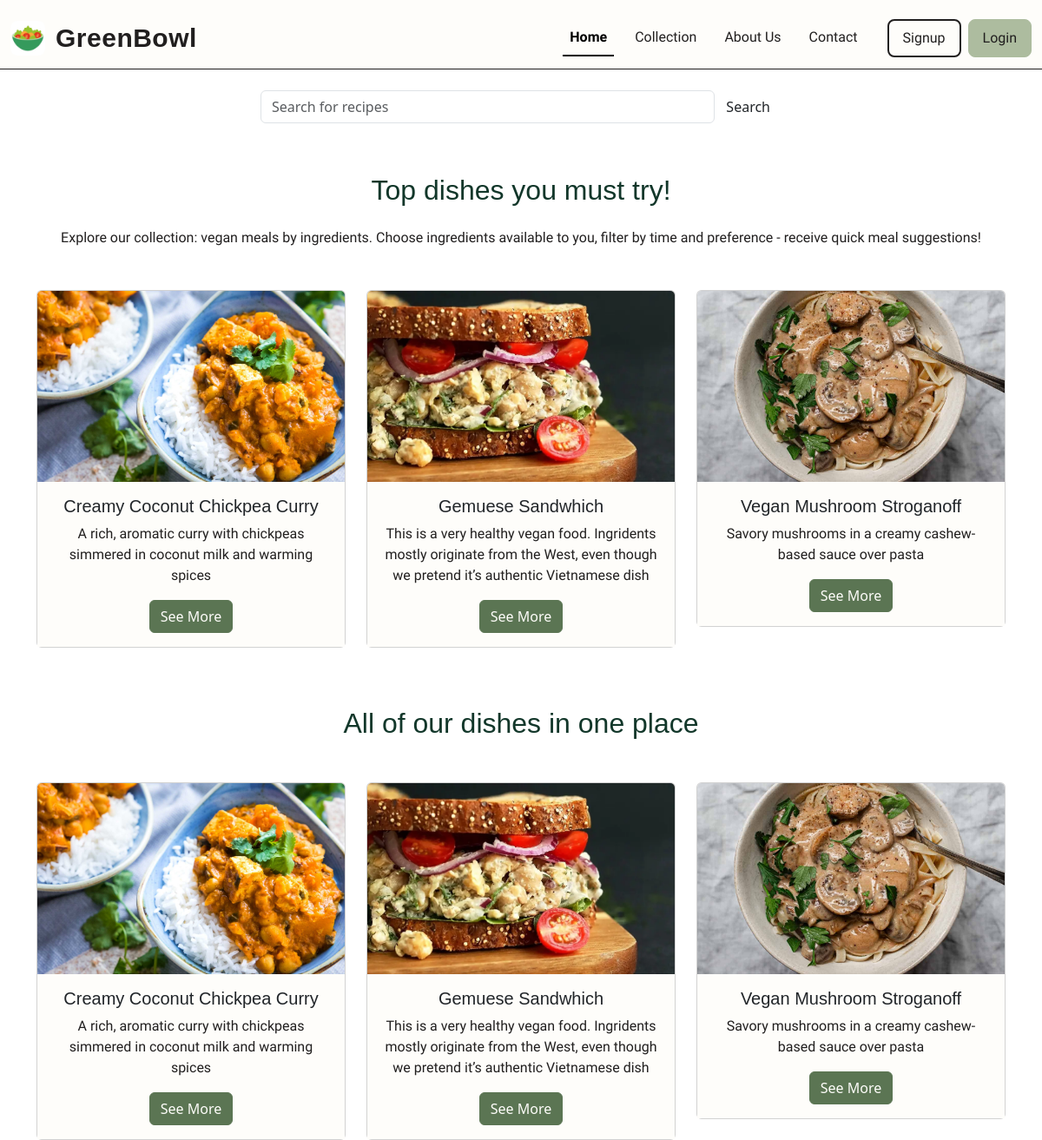
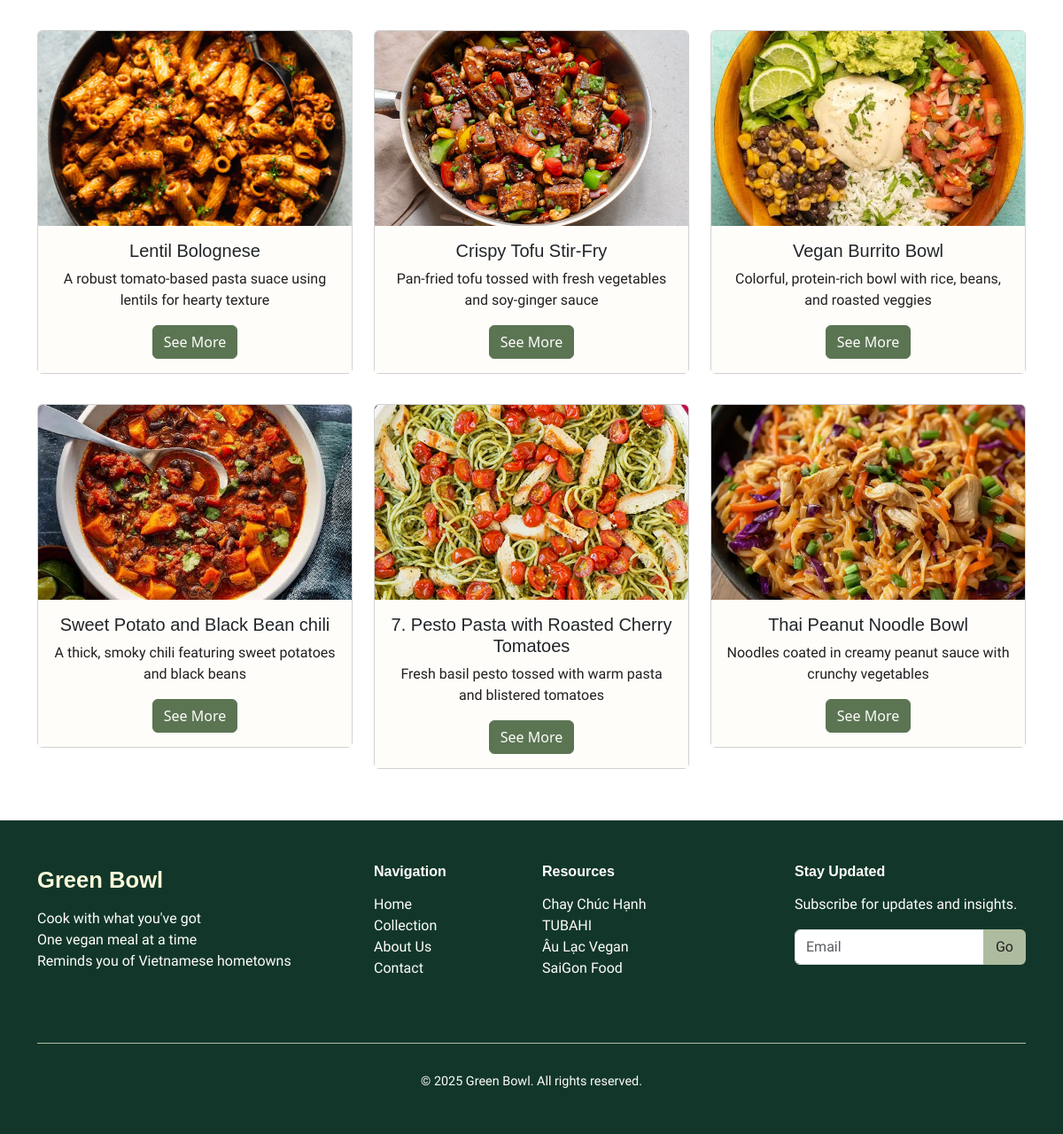
Page /collection on the committed database (2 pictures, top to bottom).
### recipe/models.py (models this page shows)
class Recipe(models.Model):
    name = models.CharField()
    picture = models.ImageField(upload_to="products/")
    ingridents = models.ManyToManyField(Ingridient, related_name="food")
    description = models.CharField(default = "")
    instruction = models.TextField(default = "")

### recipe/views.py (the view)
# urls.py: path("collection", views.collection, name="collection"),
def collection(request):
    if request.method == "POST":
        search = request.POST.get('search')
        try:
            rec = Recipe.objects.get(name=search)
            return HttpResponseRedirect(reverse("recipe", args=[rec.id]))
        except Recipe.DoesNotExist:
            recom_list = []
            for reci in Recipe.objects.all():
                if search.lower() in reci.name.lower(): recom_list.append(reci)
            return render(request, "recipe/collection.html", {"recoms":recom_list, "search":search})
    else:
        lines = [[]]
        cnt = 0;
        for recipe in Recipe.objects.all():
            if cnt == len(lines):        # create a new sublist when needed
                lines.append([])
            if len(lines[cnt]) < 3:
                lines[cnt].append(recipe)
            else:
                cnt += 1
                lines.append([recipe])
        top = []
        count = 0
        for recipe in Recipe.objects.all():
            top.append(recipe)
            count+=1
            if(count >= 3): break
        return render(request, "recipe/collection.html", {
            "lines": lines,
            "top":top
        })

### recipe/templates/recipe/collection.html (shortened to what this page needs)
{% extends 'recipe/layout.html' %}
{% block body %}
<body>
        <section class="container my-4">
            <form class="search-bar d-flex" action="{% url 'collection'%}" method="POST">
                <input class="form-control search-input" type="search" placeholder="Search for recipes" aria-label="Search" name="search">
                <button class="btn search-btn" type="submit">Search</button>
            </form>
        </section>
{% if recoms %}
    <section class="container top-dishes my-5">
            <h2 class="section-title text-center mb-4">Top results for: "{{search}}"</h2>
            <p class="text-center mb-4">Explore our collection: vegan meals by ingredients. Choose ingredients available to you, filter by time and preference - receive quick meal suggestions!</p>
            <div class="row g-4 text-center">
                {% for recipe in recoms %}
                <div class="col-12 col-md-4">
                    <div class="card">
                        <img src="{{recipe.picture.url}}" class="card-img-top" alt="yummy vegan food">
                        <div class="card-body">
                            <h5 class="card-title">{{recipe.name}}</h5>
                            <p class="card-text">{{recipe.description}}</p>
                            <a href="{% url 'recipe' recipe.id %}" class="btn btn-primary">See More</a>
                        </div>
                    </div>
                </div>
                {% endfor %}
            </div>
        </section>
{% else %}
        <section class="container top-dishes my-5">
            <h2 class="section-title text-center mb-4">Top dishes you must try!</h2>
            <p class="text-center mb-4">Explore our collection: vegan meals by ingredients. Choose ingredients available to you, filter by time and preference - receive quick meal suggestions!</p>
            <div class="row g-4 text-center">
                {% for recipe in top %}
                <div class="col-12 col-md-4">
                    <div class="card">
                        <img src="{{recipe.picture.url}}" class="card-img-top" alt="yummy vegan food">
                        <div class="card-body">
                            <h5 class="card-title">{{recipe.name}}</h5>
                            <p class="card-text">{{recipe.description}}</p>
                            <a href="{% url 'recipe' recipe.id %}" class="btn btn-primary">See More</a>
                        </div>
                    </div>
                </div>
                {% endfor %}
            </div>
        </section>
        <section class="container rcm-dishes my-5">
            <h2 class="section-title text-center mb-4">All of our dishes in one place</h2>
            {% for line in lines %}
            <div class="row g-4 text-center">
                {% for recipe in line %}
                <div class="col-12 col-md-4">
                    <div class="card">
                        <img src="{{recipe.picture.url}}" class="card-img-top" alt="yummy vegan food">
                        <div class="card-body">
                            <h5 class="card-title">{{recipe.name}}</h5>
                            <p class="card-text">{{recipe.description}}</p>
                            <a href="{% url 'recipe' recipe.id %}" class="btn btn-primary">See More</a>
                        </div>
                    </div>
                </div>
                {% endfor %}
            </div>
            {% endfor %}
            </section>
{% endif %}
{% endblock %}

### rows in the picture
Recipe: picture (picture), name "Creamy Coconut Chickpea Curry", description "A rich, aromatic curry with chickpeas simmered in coconut milk and warming spices"
Recipe: picture (picture), name "Gemuese Sandwhich", description "This is a very healthy vegan food. Ingridents mostly originate from the West, even though we pretend it’s authentic Vietnamese dish"
Recipe: picture (picture), name "Vegan Mushroom Stroganoff", description "Savory mushrooms in a creamy cashew-based sauce over pasta"
Recipe: picture (picture), name "Lentil Bolognese", description "A robust tomato-based pasta suace using lentils for hearty texture"
Recipe: picture (picture), name "Crispy Tofu Stir-Fry", description "Pan-fried tofu tossed with fresh vegetables and soy-ginger sauce"
Recipe: picture (picture), name "Vegan Burrito Bowl", description "Colorful, protein-rich bowl with rice, beans, and roasted veggies"
Recipe: picture (picture), name "Sweet Potato and Black Bean chili", description "A thick, smoky chili featuring sweet potatoes and black beans"
Recipe: picture (picture), name "7. Pesto Pasta with Roasted Cherry Tomatoes", description "Fresh basil pesto tossed with warm pasta and blistered tomatoes"
Recipe: picture (picture), name "Thai Peanut Noodle Bowl", description "Noodles coated in creamy peanut sauce with crunchy vegetables"
